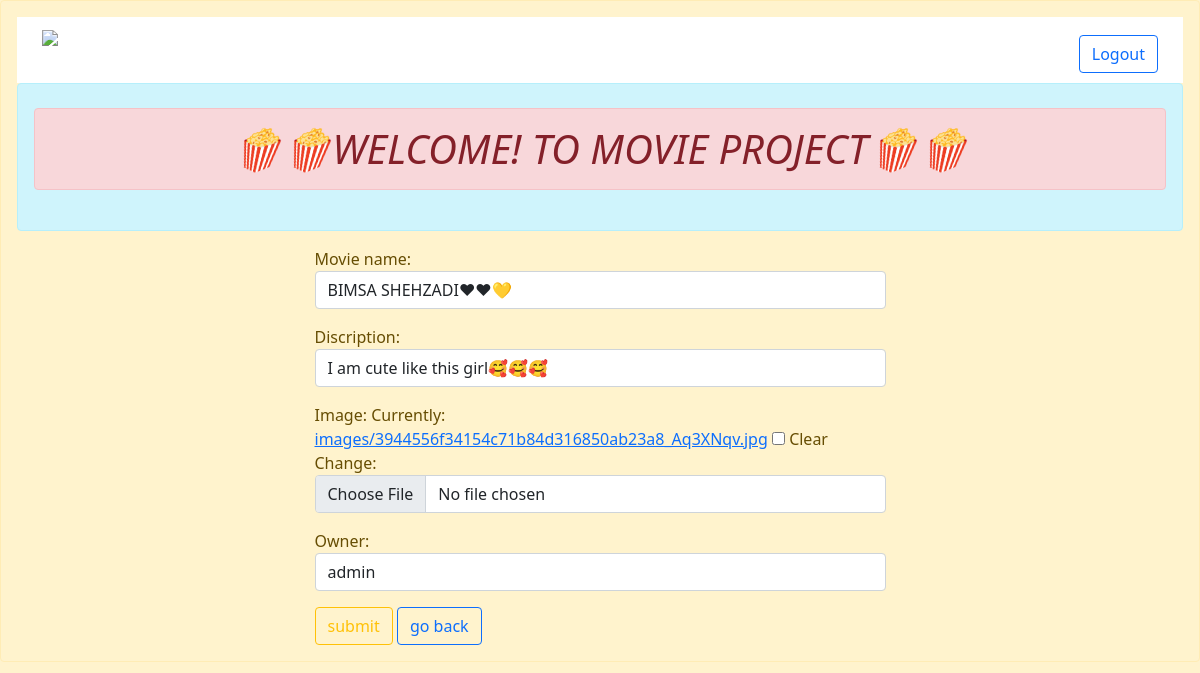
Screenshot of /edit/14/ (signed in) with the database file from the repository.
### movie_app/models.py (models this page shows)
class Movie_Model(models.Model):
    movie_name = models.CharField(max_length=150)
    discription = models.CharField(max_length=250)
    image = models.ImageField(upload_to='images', blank=True)
    owner = models.ForeignKey(User,on_delete=models.CASCADE)

### movie_app/views.py (the view)
# urls.py: path('edit/<int:id>/',views.edit,name='edit'),
@login_required
def edit(request,id):
    if request.method == 'POST':
        movie = Movie_Model.objects.get(id=id)
        form = Movie_Form(request.POST, request.FILES, instance=movie)
        if form.is_valid():
            form.save()
            form = Movie_Form()
    else:
        movie = Movie_Model.objects.get(id=id)
        form = Movie_Form(instance=movie)
    return render(request, 'edit.html', {'form': form})

### movie_app/forms.py
class Movie_Form(forms.ModelForm):
    class Meta:
        model = Movie_Model
        fields = ['movie_name','discription','image','owner']
        widgets = {
            'movie_name': forms.TextInput(attrs={'class':'form-control'}),
            'discription': forms.TextInput(attrs={'class':'form-control'}),
            'image': forms.ClearableFileInput(attrs={'class':'form-control'}),
            'owner': forms.Select(attrs={'class':'form-control'}),
        }

### templates/edit.html (shortened to what this page needs)
{% extends 'base.html' %}
{% block content %}
<div class="div row">
    <div class="div col-sm-6 offset-3">
        <form method="post" enctype="multipart/form-data">
        {{form.as_p}}
        <button type="submit" class="btn btn-outline-warning">submit</button>
        <a href="{%url 'show_movie' %}" class="btn btn-outline-primary">go back</a>
    </form>
    </div>
</div>
{% endblock content %}

### rows the page displays
Movie_Model: movie_name "BIMSA SHEHZADI❤❤💛", discription "I am cute like this girl🥰🥰🥰", owner "admin"
